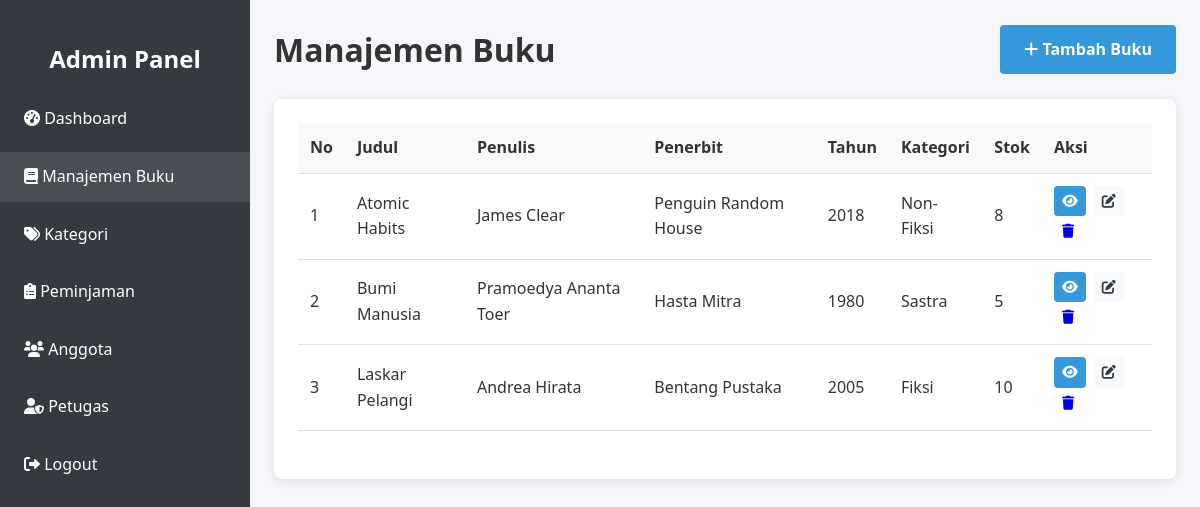
Page /admin/buku.php (signed in) on the committed database.
### tables this page shows
CREATE TABLE IF NOT EXISTS buku (
    id INT AUTO_INCREMENT PRIMARY KEY,
    judul VARCHAR(255) NOT NULL,
    penulis VARCHAR(100) NOT NULL,
    penerbit VARCHAR(100) NOT NULL,
    tahun_terbit YEAR NOT NULL,
    isbn VARCHAR(20) UNIQUE,
    kategori_id INT NOT NULL,
    jumlah_halaman INT,
    stok INT NOT NULL DEFAULT 0,
    gambar VARCHAR(255),
    file_path VARCHAR(255),
    deskripsi TEXT,
    created_at TIMESTAMP DEFAULT CURRENT_TIMESTAMP,
    updated_at TIMESTAMP DEFAULT CURRENT_TIMESTAMP ON UPDATE CURRENT_TIMESTAMP,
    FOREIGN KEY (kategori_id) REFERENCES kategori(id) ON DELETE CASCADE
);

CREATE TABLE IF NOT EXISTS kategori (
    id INT AUTO_INCREMENT PRIMARY KEY,
    nama VARCHAR(50) NOT NULL UNIQUE,
    created_at TIMESTAMP DEFAULT CURRENT_TIMESTAMP,
    updated_at TIMESTAMP DEFAULT CURRENT_TIMESTAMP ON UPDATE CURRENT_TIMESTAMP
);

### admin/buku.php (the view, shortened to what this page needs)
<?php
require_once '../includes/config.php';
$limit = 10;
$page = isset($_GET['page']) ? (int)$_GET['page'] : 1;
$start = ($page - 1) * $limit;
$query = "SELECT b.*, k.nama as kategori_nama FROM buku b
          JOIN kategori k ON b.kategori_id = k.id
          ORDER BY b.judul ASC LIMIT $start, $limit";
$result = mysqli_query($conn, $query);
$buku = [];
if ($result) {
    while ($row = mysqli_fetch_assoc($result)) {
        $buku[] = $row;
    }
}
?>
<!DOCTYPE html>
<html lang="id">
<head>
    <link rel="stylesheet" href="../assets/css/style.css">
    <link rel="stylesheet" href="https://cdnjs.cloudflare.com/ajax/libs/font-awesome/6.0.0/css/all.min.css">
</head>
<body>
    <div class="dashboard">
        <div class="sidebar">
            <div style="padding: 1rem; text-align: center;">
                <h2>Admin Panel</h2>
            </div>
            <ul class="sidebar-menu">
                <li><a href="index.php"><i class="fas fa-tachometer-alt"></i> Dashboard</a></li>
                <li><a href="buku.php" class="active"><i class="fas fa-book"></i> Manajemen Buku</a></li>
                <li><a href="kategori.php"><i class="fas fa-tags"></i> Kategori</a></li>
                <li><a href="peminjaman.php"><i class="fas fa-clipboard-list"></i> Peminjaman</a></li>
                <li><a href="anggota.php"><i class="fas fa-users"></i> Anggota</a></li>
                <?php if ($_SESSION['role'] == 'admin'): ?>
                <li><a href="petugas.php"><i class="fas fa-user-shield"></i> Petugas</a></li>
                <?php endif; ?>
                <li><a href="../logout.php"><i class="fas fa-sign-out-alt"></i> Logout</a></li>
            </ul>
        </div>
        <div class="main-content">
            <div class="dashboard-header">
                <h1>Manajemen Buku</h1>
                <div>
                    <a href="buku_tambah.php" class="btn btn-primary"><i class="fas fa-plus"></i> Tambah Buku</a>
                </div>
            </div>
            <div style="background-color: white; padding: 1.5rem; border-radius: 8px; box-shadow: 0 2px 10px rgba(0, 0, 0, 0.1);">
                <table class="table">
                    <thead>
                        <tr>
                            <th>No</th>
                            <th>Judul</th>
                            <th>Penulis</th>
                            <th>Penerbit</th>
                            <th>Tahun</th>
                            <th>Kategori</th>
                            <th>Stok</th>
                            <th>Aksi</th>
                        </tr>
                    </thead>
                    <tbody>
                        <?php if (!empty($buku)): ?>
                            <?php $no = $start + 1; ?>
                            <?php foreach ($buku as $item): ?>
                                <tr>
                                    <td><?= $no++ ?></td>
                                    <td><?= $item['judul'] ?></td>
                                    <td><?= $item['penulis'] ?></td>
                                    <td><?= $item['penerbit'] ?></td>
                                    <td><?= $item['tahun_terbit'] ?></td>
                                    <td><?= $item['kategori_nama'] ?></td>
                                    <td><?= $item['stok'] ?></td>
                                    <td>
                                        <a href="buku_detail.php?id=<?= $item['id'] ?>" class="btn btn-primary" style="padding: 0.25rem 0.5rem; font-size: 0.875rem; margin-right: 0.25rem;"><i class="fas fa-eye"></i></a>
                                        <a href="buku_edit.php?id=<?= $item['id'] ?>" class="btn btn-secondary" style="padding: 0.25rem 0.5rem; font-size: 0.875rem; margin-right: 0.25rem;"><i class="fas fa-edit"></i></a>
                                        <a href="buku_hapus.php?id=<?= $item['id'] ?>" class="btn btn-danger" style="padding: 0.25rem 0.5rem; font-size: 0.875rem;" onclick="return confirm('Apakah Anda yakin ingin menghapus buku ini?')"><i class="fas fa-trash"></i></a>
                                    </td>
                                </tr>
                            <?php endforeach; ?>
                        <?php else: ?>
                            <tr>
                                <td colspan="8" style="text-align: center;">Tidak ada data buku.</td>
                            </tr>
                        <?php endif; ?>
                    </tbody>
                </table>
            </div>
        </div>
    </div>
</body>
</html>

### assets/css/style.css (style rules this page uses)
:root { --primary-color: #3498db; --secondary-color: #2980b9; --accent-color: #e74c3c; --light-color: #f8f9fa; --dark-color: #343a40; --success-color: #28a745; --warning-color: #ffc107; --danger-color: #dc3545; --gray-color: #6c757d; }
* { margin: 0; padding: 0; box-sizing: border-box; }
body { font-family: 'Segoe UI', Tahoma, Geneva, Verdana, sans-serif; line-height: 1.6; color: #333; background-color: #f4f6f9; }
.btn { display: inline-block; padding: 0.75rem 1.5rem; border-radius: 4px; text-decoration: none; font-weight: bold; cursor: pointer; transition: background-color 0.3s, transform 0.2s; }
.btn-primary { background-color: var(--primary-color); color: white; }
.btn-secondary { background-color: var(--light-color); color: var(--dark-color); }
.table { width: 100%; border-collapse: collapse; margin-bottom: 1.5rem; }
.table th, .table td { padding: 0.75rem; border-bottom: 1px solid #dee2e6; }
.table th { background-color: #f8f9fa; font-weight: 600; text-align: left; }
.dashboard { display: flex; min-height: calc(100vh - 60px); }
.sidebar { width: 250px; background-color: var(--dark-color); color: white; padding: 1.5rem 0; }
.sidebar-menu { list-style: none; }
.sidebar-menu li { margin-bottom: 0.5rem; }
.sidebar-menu a { display: block; padding: 0.75rem 1.5rem; color: white; text-decoration: none; transition: background-color 0.3s; }
.sidebar-menu a:hover, .sidebar-menu a.active { background-color: rgba(255, 255, 255, 0.1); }
.main-content { flex: 1; padding: 1.5rem; }
.dashboard-header { display: flex; justify-content: space-between; align-items: center; margin-bottom: 1.5rem; }

### rows in the picture
buku: judul "Atomic Habits", penulis "James Clear", penerbit "Penguin Random House", tahun_terbit "2018", kategori.nama "Non-Fiksi", stok "8"
buku: judul "Bumi Manusia", penulis "Pramoedya Ananta Toer", penerbit "Hasta Mitra", tahun_terbit "1980", kategori.nama "Sastra", stok "5"
buku: judul "Laskar Pelangi", penulis "Andrea Hirata", penerbit "Bentang Pustaka", tahun_terbit "2005", kategori.nama "Fiksi", stok "10"
